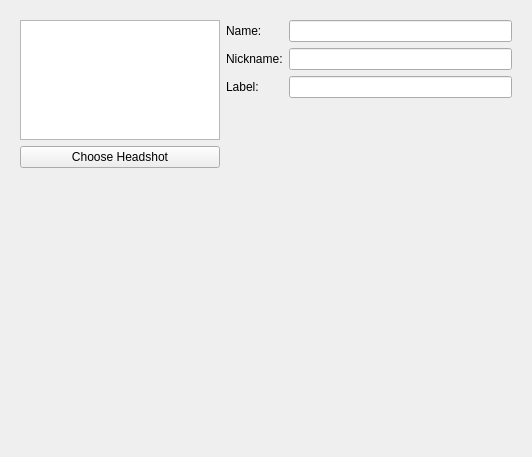
           <widget class="QWidget" name="scrollAreaWidgetContents">
            <property name="geometry">
             <rect>
              <x>0</x>
              <y>0</y>
              <width>532</width>
              <height>457</height>
             </rect>
            </property>
            <layout class="QVBoxLayout" name="verticalLayout_2">
             <item>
              <widget class="QStackedWidget" name="stackedWidget_2">
               <property name="sizePolicy">
                <sizepolicy hsizetype="Preferred" vsizetype="Expanding">
                 <horstretch>0</horstretch>
                 <verstretch>0</verstretch>
                </sizepolicy>
               </property>
               <widget class="QWidget" name="pageBasic">
                <layout class="QHBoxLayout" name="horizontalLayout_3">
                 <item>
                  <layout class="QGridLayout" name="gridLayout">
                   <item row="0" column="0">
                    <widget class="QGraphicsView" name="characterHeadshot">
                     <property name="sizePolicy">
                      <sizepolicy hsizetype="Expanding" vsizetype="Minimum">
                       <horstretch>0</horstretch>
                       <verstretch>0</verstretch>
                      </sizepolicy>
                     </property>
                     <property name="maximumSize">
                      <size>
                       <width>200</width>
                       <height>120</height>
                      </size>
                     </property>
                     <property name="baseSize">
                      <size>
                       <width>60</width>
                       <height>60</height>
                      </size>
                     </property>
                    </widget>
                   </item>
                   <item row="0" column="1" rowspan="3">
                    <layout class="QFormLayout" name="formLayout_2">
                     <item row="0" column="0">
                      <widget class="QLabel" name="label_2">
                       <property name="text">
                        <string>Name:</string>
                       </property>
                      </widget>
                     </item>
                     <item row="0" column="1">
                      <widget class="QLineEdit" name="lineEdit_2"/>
                     </item>
                     <item row="1" column="0">
                      <widget class="QLabel" name="label_3">
                       <property name="text">
                        <string>Nickname:</string>
                       </property>
                      </widget>
                     </item>
                     <item row="1" column="1">
                      <widget class="QLineEdit" name="lineEdit_3"/>
                     </item>
                     <item row="2" column="0">
                      <widget class="QLabel" name="label_4">
                       <property name="text">
                        <string>Label:</string>
                       </property>
                      </widget>
                     </item>
                     <item row="2" column="1">
                      <widget class="QLineEdit" name="lineEdit_4">
                       <property name="whatsThis">
                        <string>&lt;html&gt;&lt;head/&gt;&lt;body&gt;&lt;p&gt;A short name to identify the character for plot lines and scenes (e.g. JoDo for John Doe).&lt;/p&gt;&lt;/body&gt;&lt;/html&gt;</string>
                       </property>
                      </widget>
                     </item>
                    </layout>
                   </item>
                   <item row="1" column="0">
                    <widget class="QPushButton" name="chooseHeadshot">
                     <property name="text">
                      <string>Choose Headshot</string>
                     </property>
                    </widget>
                   </item>
                  </layout>
                 </item>
                </layout>
               </widget>
               <widget class="QWidget" name="page_2"/>
              </widget>
             </item>
            </layout>
           </widget>
